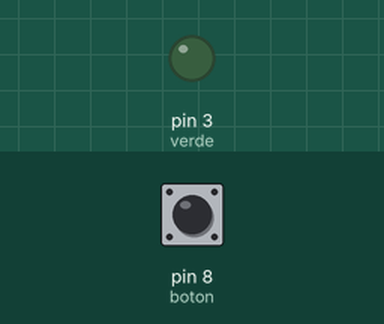
Simulated run of this sketch. Board: Arduino Uno, built with avr-gcc and run on an emulated ATmega328P. Shown: output pins drawn as LEDs (lit = HIGH). Dashed ring = blinking. The test bench sets the inputs (shaded band); at power-on: pin 8 (boton) LOW.

Above: at 1.2 s.
1.3 s: pin 8 (boton) pulled HIGH for 1 s
At 1.55 s:
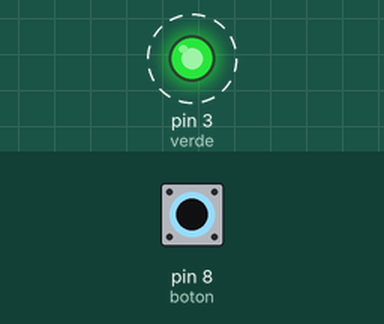
4.3 s: pin 8 (boton) pulled HIGH for 3.2 s
At 8.4 s:
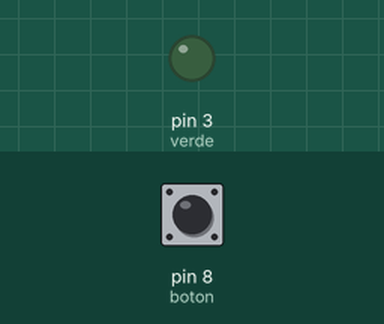
Timing chart, 0 to 9.9 s (numbered marks = the images above; inputs shaded):
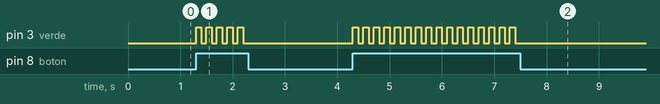

Measured:
- after the input at 1.3 s, pin 3 (verde): alternates HIGH for 0.10 s and LOW for 0.10 s, 10 changes in all, then stays LOW, starting at once
- after the input at 4.3 s, pin 3 (verde): alternates HIGH for 0.10 s and LOW for 0.10 s, 32 changes in all, then stays LOW, starting at once

The sketch:

practica_2.ino
```cpp
int verde = 3; //Definir una variable y PIN para el led
int boton = 8; //Definir pin del Boton Pulsador
int estado; //Definir estado del led encendido/apagado

void setup() {
  Serial.begin(9600); //Iniciar puerto serie
  //Definir el boton como entrada
  pinMode(boton, INPUT);
  //Definir led como salida
  pinMode(verde, OUTPUT);
}

//Proceso de encendido y apagado
void loop() {
  // Condicional para pulsador y led apagado (0)
  if(digitalRead(boton) && estado == 0){
    digitalWrite(verde, HIGH);  //Led encendido
    delay(100); //Tiempo de espera
    estado = 1; //Se guarda el estado del led encendido (1)
  }

  //Condicional para pulsador y led encendido (1)
  if(digitalRead(boton) && estado == 1){
    digitalWrite(verde, LOW); //Led apagado
    delay(100); //Tiempo de espera
    estado = 0; //Se guarda el estado del led apagado (0)
  }
}
```
